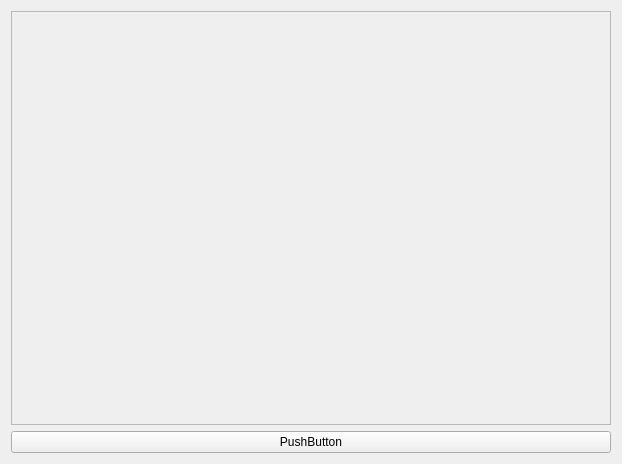
<?xml version="1.0" encoding="UTF-8"?>
<ui version="4.0">
 <class>CenterWidget</class>
 <widget class="QWidget" name="CenterWidget">
  <property name="geometry">
   <rect>
    <x>0</x>
    <y>0</y>
    <width>622</width>
    <height>464</height>
   </rect>
  </property>
  <property name="windowTitle">
   <string>Form</string>
  </property>
  <layout class="QVBoxLayout" name="verticalLayout">
   <item>
    <widget class="QScrollArea" name="scrollArea">
     <property name="widgetResizable">
      <bool>true</bool>
     </property>
     <widget class="QWidget" name="scrollAreaWidgetContents">
      <property name="geometry">
       <rect>
        <x>0</x>
        <y>0</y>
        <width>602</width>
        <height>413</height>
       </rect>
      </property>
      <layout class="QVBoxLayout" name="verticalLayout_2"/>
     </widget>
    </widget>
   </item>
   <item>
    <widget class="QPushButton" name="pushButton">
     <property name="text">
      <string>PushButton</string>
     </property>
    </widget>
   </item>
  </layout>
 </widget>
 <resources/>
 <connections/>
</ui>
